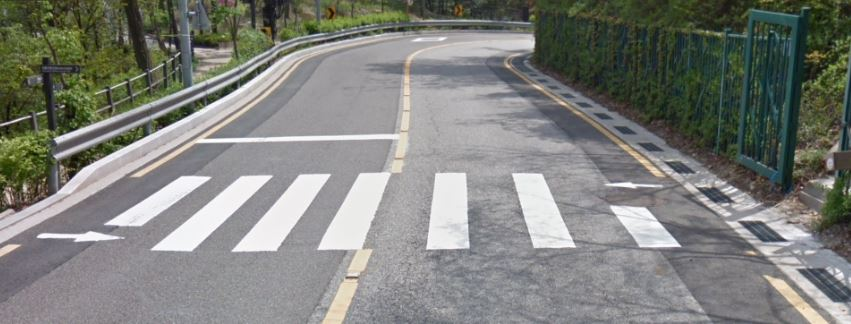
#> input picture crosswalk_image/crosswalk9.JPG, 851 x 324 px, found by its file name
$ jupyter execute --allow-errors 'final code.ipynb'
#> lines starting #> are read from the running program, lines starting #| are printed output that depends on the picture; after the words box and inside, x2 and y2 are one past the last pixel; in counts of white or black regions, pixels touching at a corner belong together
[cell 1]
import cv2
import numpy as np
from PIL import Image
import math
import statistics
import PIL.Image as pilimg
from matplotlib import pyplot as plt
font = cv2.FONT_HERSHEY_COMPLEX

[cell 2]
background = Image.open("crosswalk9.jpg")
#> background is the input picture: PIL image 851x324 RGB; mean R, G, B 126.7, 128.3, 123.3
width, height= background.size
#> width = 851; height = 324
area=(0,height/4,width, height)
#> area = (0, 81, 851, 324)
cropped_img = background.crop(area)
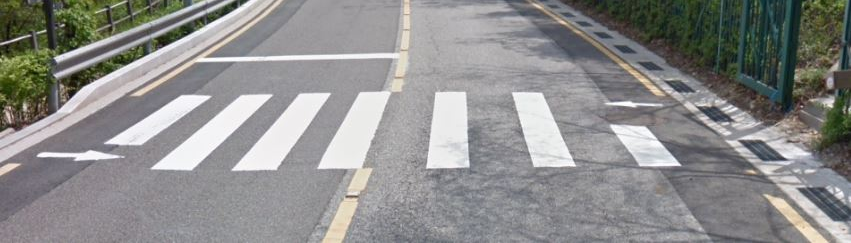
#> cropped_img: PIL image 851x243 RGB; mean R, G, B 140.9, 140.9, 139.7
cropped_img.save('cropped_img.jpg')
foreground = Image.open("reccross.png")
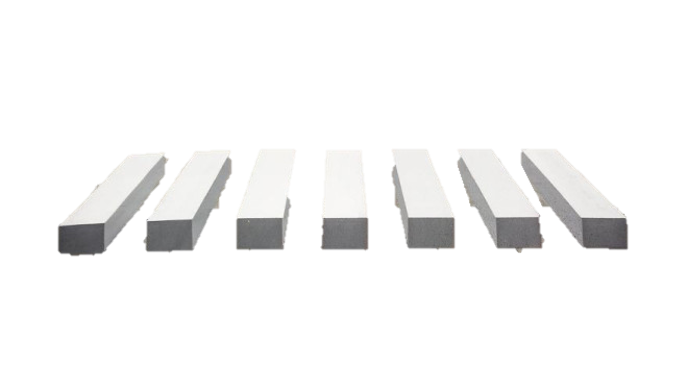
#> input picture crosswalk_image/reccross.png, 688 x 386 px, found by its file name
#> foreground is the input picture: PIL image 688x386 RGBA; mean R, G, B, A 26.9, 26.8, 26.6, 33.6

[cell 3]
point_list = []
count = 0

def mouse_callback(event, x, y, flags, param):
    global point_list, count, img_original


    # 마우스 왼쪽 버튼 누를 때마다 좌표를 리스트에 저장
    if event == cv2.EVENT_LBUTTONDOWN:
        print("(%d, %d)" % (x, y))
        point_list.append((x, y))

        print(point_list)
        cv2.circle(img_original, (x, y), 3, (0, 0, 255), -1)


cv2.namedWindow('original')
cv2.setMouseCallback('original', mouse_callback)

# 원본 이미지
img_original = cv2.imread('cropped_img.jpg')
#img_original =cropped_img

while(True):

    cv2.imshow("original", img_original)


    height, weight = img_original.shape[:2]
#> height = 243; weight = 851


    if cv2.waitKey(1)&0xFF == 32: # spacebar를 누르면 루프에서 빠져나옵니다.
#> (key Esc is pressed here)
        break


# 좌표 순서 - 상단왼쪽 끝, 상단오른쪽 끝, 하단왼쪽 끝, 하단오른쪽 끝
#> (the rest of this cell did not finish here and is left out)

[cell 4]
img = cv2.imread("crosswalk__per.png", cv2.IMREAD_GRAYSCALE)
#> (the rest of this cell did not finish here and is left out)

[cell 5]
img_ori = cv2.imread("crosswalk9.jpg", cv2.IMREAD_GRAYSCALE)
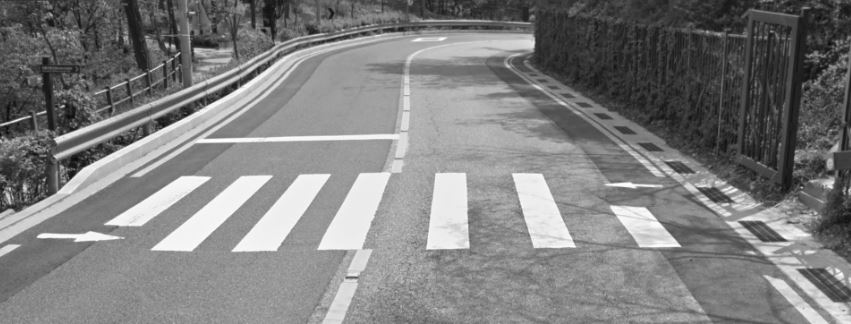
#> img_ori: shape (324, 851); min 6, max 255, mean 127.3
img4 = img_ori.copy().astype('uint8')
image_ori = pilimg.open("crosswalk9.jpg")

img1_ori = cv2.GaussianBlur(img_ori,(5,5),0)
image1_ori=np.array(image_ori)
c=image1_ori.max()
#> c = 255
d=image1_ori.min()
#> d = 0
thr_ori=4*(c-d)/5
#> thr_ori = 204
ret3, thr1_ori = cv2.threshold(img1_ori, thr_ori, 255, cv2.THRESH_BINARY)
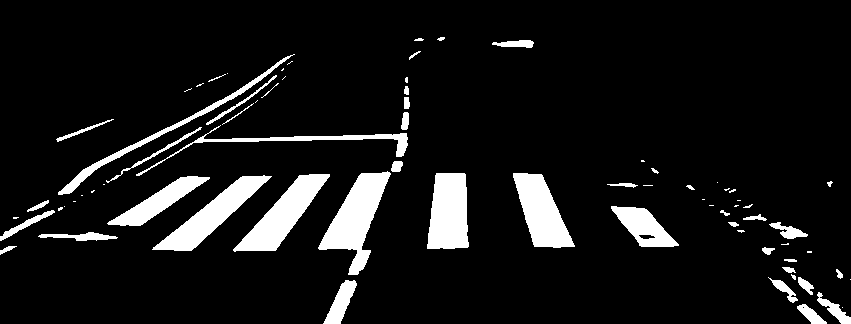
#> thr1_ori: shape (324, 851); 9% white; 75 white regions (31 under 20 px)
#> ret3 = 204
cv2.imshow("threshold_ori v=3/4", thr1_ori)
contours_ori, _ = cv2.findContours(thr1_ori, cv2.RETR_TREE, cv2.CHAIN_APPROX_SIMPLE)
#> contours_ori = 77 contours, 43 with area under 20; largest, box (x1, y1, x2, y2) and area: (318, 171, 391, 275) 3066, (233, 174, 330, 252) 2698, (427, 173, 469, 249) 2598, (152, 175, 272, 251) 2580, (513, 173, 575, 248) 2498
